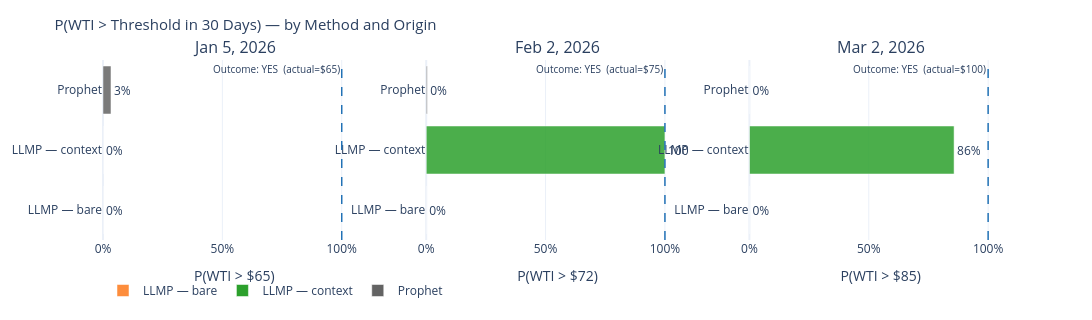

Source (notebook cell):
### Code cell
METHOD_COLORS = {
    "Prophet":         CLR_PROPHET,
    "LLMP — bare":     CLR_LLMP_BARE,
    "LLMP — context":  CLR_LLMP_CTX,
}
LABELS = [ORIGIN_CONTEXTS[o.strftime("%Y-%m-%d")]["label"] for o in ORIGINS]

fig = psp.make_subplots(
    rows=1, cols=3,
    subplot_titles=LABELS,
    shared_xaxes=True,
)

for col, origin in enumerate(ORIGINS, start=1):
    key = origin.strftime("%Y-%m-%d")
    ctx = ORIGIN_CONTEXTS[key]
    sub = binary_df[binary_df["origin"] == key].sort_values("method")
    actual_event = int(sub.iloc[0]["actual_event"])

    for _, row in sub.iterrows():
        method = row["method"]
        prob   = row["prob"]
        clr    = METHOD_COLORS.get(method, "#888")
        fig.add_trace(
            go.Bar(
                x=[prob],
                y=[method],
                orientation="h",
                marker_color=clr,
                marker_opacity=0.85,
                text=[f"{prob:.0%}"],
                textposition="outside",
                name=method if col == 1 else None,
                showlegend=(col == 1),
                legendgroup=method,
            ),
            row=1, col=col,
        )

    # Outcome annotation
    outcome_label = f"Outcome: {'YES' if actual_event else 'NO'}  (actual=${sub.iloc[0]['actual_price']:.0f})"
    outcome_clr   = CLR_ACTUAL if actual_event else CLR_CONFLICT
    fig.add_vline(
        x=float(actual_event),
        line=dict(color=outcome_clr, dash="dash", width=1.5),
        annotation_text=outcome_label,
        annotation_position="top left" if actual_event else "top right",
        annotation_font_size=10,
        row=1, col=col,
    )

    fig.update_xaxes(
        title_text=f"P(WTI > ${ctx['threshold_usd']:.0f})",
        range=[0, 1.1],
        tickformat=".0%",
        row=1, col=col,
    )

fig.update_layout(
    title=dict(
        text="P(WTI > Threshold in 30 Days) — by Method and Origin",
        font=dict(size=15),
    ),
    height=320,
    width=1100,
    template="plotly_white",
    legend=dict(orientation="h", y=-0.20),
    barmode="group",
    margin=dict(t=60, b=80),
)
fig.show()

### Figure 1 — Plotly figure (JSON) as saved in the notebook; plotly's stock layout.template omitted (floating-point values rounded to 4 significant figures)
{"data": [{"legendgroup": "LLMP — bare", "marker": {"color": "#fd8d3c", "opacity": 0.85}, "name": "LLMP — bare", "orientation": "h", "showlegend": true, "text": ["0%"], "textposition": "outside", "type": "bar", "x": [0], "xaxis": "x", "y": ["LLMP — bare"], "yaxis": "y"}, {"legendgroup": "LLMP — context", "marker": {"color": "#2ca02c", "opacity": 0.85}, "name": "LLMP — context", "orientation": "h", "showlegend": true, "text": ["0%"], "textposition": "outside", "type": "bar", "x": [0], "xaxis": "x", "y": ["LLMP — context"], "yaxis": "y"}, {"legendgroup": "Prophet", "marker": {"color": "#636363", "opacity": 0.85}, "name": "Prophet", "orientation": "h", "showlegend": true, "text": ["3%"], "textposition": "outside", "type": "bar", "x": [0.03345], "xaxis": "x", "y": ["Prophet"], "yaxis": "y"}, {"legendgroup": "LLMP — bare", "marker": {"color": "#fd8d3c", "opacity": 0.85}, "orientation": "h", "showlegend": false, "text": ["0%"], "textposition": "outside", "type": "bar", "x": [0], "xaxis": "x2", "y": ["LLMP — bare"], "yaxis": "y2"}, {"legendgroup": "LLMP — context", "marker": {"color": "#2ca02c", "opacity": 0.85}, "orientation": "h", "showlegend": false, "text": ["100%"], "textposition": "outside", "type": "bar", "x": [1], "xaxis": "x2", "y": ["LLMP — context"], "yaxis": "y2"}, {"legendgroup": "Prophet", "marker": {"color": "#636363", "opacity": 0.85}, "orientation": "h", "showlegend": false, "text": ["0%"], "textposition": "outside", "type": "bar", "x": [0.004381], "xaxis": "x2", "y": ["Prophet"], "yaxis": "y2"}, {"legendgroup": "LLMP — bare", "marker": {"color": "#fd8d3c", "opacity": 0.85}, "orientation": "h", "showlegend": false, "text": ["0%"], "textposition": "outside", "type": "bar", "x": [0], "xaxis": "x3", "y": ["LLMP — bare"], "yaxis": "y3"}, {"legendgroup": "LLMP — context", "marker": {"color": "#2ca02c", "opacity": 0.85}, "orientation": "h", "showlegend": false, "text": ["86%"], "textposition": "outside", "type": "bar", "x": [0.8574], "xaxis": "x3", "y": ["LLMP — context"], "yaxis": "y3"}, {"legendgroup": "Prophet", "marker": {"color": "#636363", "opacity": 0.85}, "orientation": "h", "showlegend": false, "text": ["0%"], "textposition": "outside", "type": "bar", "x": [2.894e-09], "xaxis": "x3", "y": ["Prophet"], "yaxis": "y3"}], "layout": {"annotations": [{"font": {"size": 16}, "showarrow": false, "text": "Jan 5, 2026", "x": 0.1444, "xanchor": "center", "xref": "paper", "y": 1, "yanchor": "bottom", "yref": "paper"}, {"font": {"size": 16}, "showarrow": false, "text": "Feb 2, 2026", "x": 0.5, "xanchor": "center", "xref": "paper", "y": 1, "yanchor": "bottom", "yref": "paper"}, {"font": {"size": 16}, "showarrow": false, "text": "Mar 2, 2026", "x": 0.8556, "xanchor": "center", "xref": "paper", "y": 1, "yanchor": "bottom", "yref": "paper"}, {"font": {"size": 10}, "showarrow": false, "text": "Outcome: YES  (actual=$65)", "x": 1, "xanchor": "right", "xref": "x", "y": 1, "yanchor": "top", "yref": "y domain"}, {"font": {"size": 10}, "showarrow": false, "text": "Outcome: YES  (actual=$75)", "x": 1, "xanchor": "right", "xref": "x2", "y": 1, "yanchor": "top", "yref": "y2 domain"}, {"font": {"size": 10}, "showarrow": false, "text": "Outcome: YES  (actual=$100)", "x": 1, "xanchor": "right", "xref": "x3", "y": 1, "yanchor": "top", "yref": "y3 domain"}], "barmode": "group", "height": 320, "legend": {"orientation": "h", "y": -0.2}, "margin": {"b": 80, "t": 60}, "shapes": [{"line": {"color": "#2171b5", "dash": "dash", "width": 1.5}, "type": "line", "x0": 1, "x1": 1, "xref": "x", "y0": 0, "y1": 1, "yref": "y domain"}, {"line": {"color": "#2171b5", "dash": "dash", "width": 1.5}, "type": "line", "x0": 1, "x1": 1, "xref": "x2", "y0": 0, "y1": 1, "yref": "y2 domain"}, {"line": {"color": "#2171b5", "dash": "dash", "width": 1.5}, "type": "line", "x0": 1, "x1": 1, "xref": "x3", "y0": 0, "y1": 1, "yref": "y3 domain"}], "title": {"font": {"size": 15}, "text": "P(WTI > Threshold in 30 Days) — by Method and Origin"}, "width": 1100, "xaxis": {"anchor": "y", "domain": [0, 0.2889], "range": [0, 1.1], "tickformat": ".0%", "title": {"text": "P(WTI > $65)"}}, "xaxis2": {"anchor": "y2", "domain": [0.3556, 0.6444], "range": [0, 1.1], "tickformat": ".0%", "title": {"text": "P(WTI > $72)"}}, "xaxis3": {"anchor": "y3", "domain": [0.7111, 1], "range": [0, 1.1], "tickformat": ".0%", "title": {"text": "P(WTI > $85)"}}, "yaxis": {"anchor": "x", "domain": [0, 1]}, "yaxis2": {"anchor": "x2", "domain": [0, 1]}, "yaxis3": {"anchor": "x3", "domain": [0, 1]}}}
